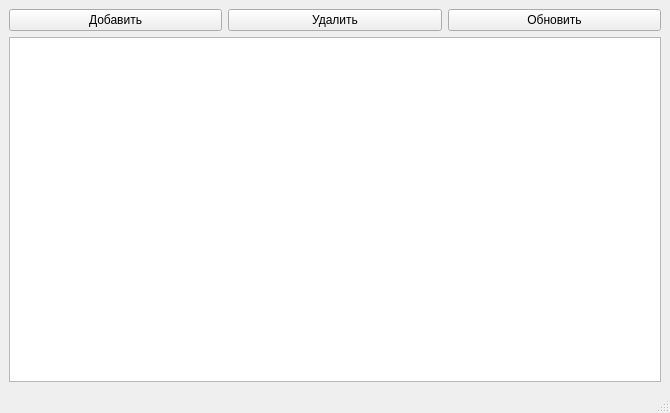
<?xml version="1.0" encoding="UTF-8"?>
<ui version="4.0">
 <class>MainWindow</class>
 <widget class="QMainWindow" name="MainWindow">
  <property name="geometry">
   <rect>
    <x>0</x>
    <y>0</y>
    <width>670</width>
    <height>413</height>
   </rect>
  </property>
  <property name="windowTitle">
   <string>MainWindow</string>
  </property>
  <widget class="QWidget" name="centralwidget">
   <layout class="QGridLayout" name="gridLayout">
    <item row="0" column="0">
     <widget class="QPushButton" name="pushButton">
      <property name="text">
       <string>Добавить</string>
      </property>
     </widget>
    </item>
    <item row="0" column="1">
     <widget class="QPushButton" name="pushButton_2">
      <property name="text">
       <string>Удалить</string>
      </property>
     </widget>
    </item>
    <item row="0" column="2">
     <widget class="QPushButton" name="pushButton_3">
      <property name="text">
       <string>Обновить</string>
      </property>
     </widget>
    </item>
    <item row="1" column="0" colspan="3">
     <widget class="QTableView" name="tableView">
      <attribute name="horizontalHeaderCascadingSectionResizes">
       <bool>false</bool>
      </attribute>
      <attribute name="horizontalHeaderDefaultSectionSize">
       <number>150</number>
      </attribute>
      <attribute name="horizontalHeaderStretchLastSection">
       <bool>true</bool>
      </attribute>
     </widget>
    </item>
   </layout>
  </widget>
  <widget class="QMenuBar" name="menubar">
   <property name="geometry">
    <rect>
     <x>0</x>
     <y>0</y>
     <width>670</width>
     <height>22</height>
    </rect>
   </property>
  </widget>
  <widget class="QStatusBar" name="statusbar"/>
 </widget>
 <resources/>
 <connections/>
</ui>
